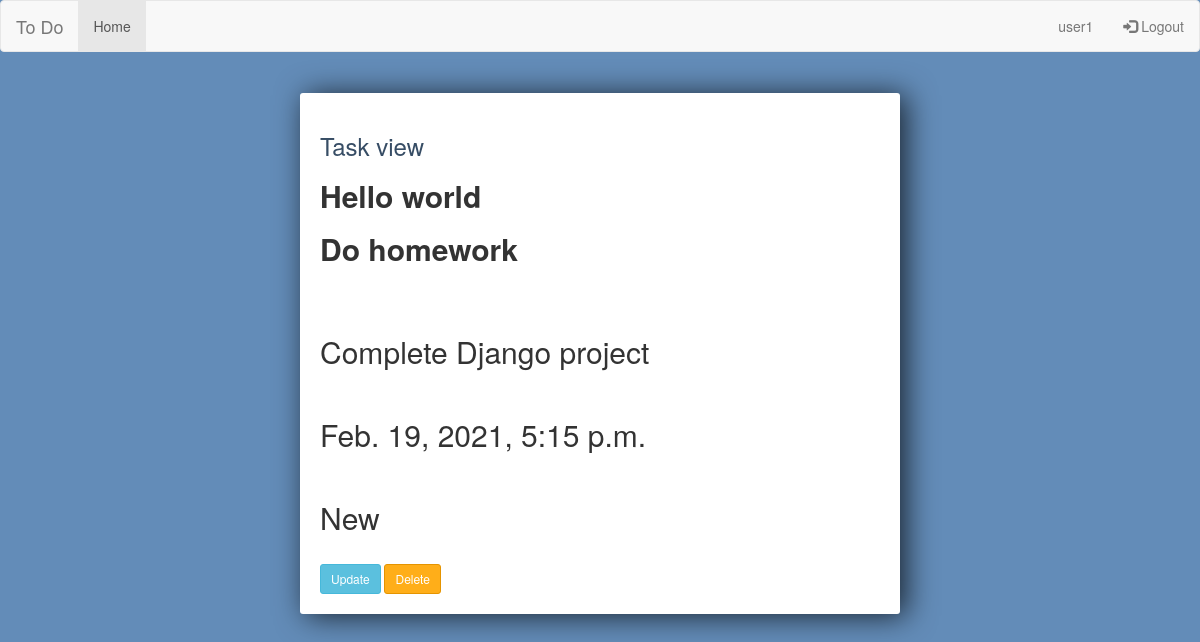
The app's page /taskview/3 (signed in) with its own data.
### to_do/models.py (models this page shows, shortened)
class Task(models.Model):
    user = models.ForeignKey(User, on_delete=models.CASCADE)
    name = models.CharField(max_length=50)
    description = models.TextField(default='Write description here.')
    date = models.DateTimeField(auto_now=True)
    status = models.IntegerField(choices=STATUS_CHOICES, default=0)

### to_do/views.py (the view)
# urls.py: path('taskview/<int:pk>', views.TaskView.as_view(), name='TaskView'),
class TaskView(LoginRequiredMixin, DetailView):
    model = Task
    template_name = "to_do/task_view.html"
    def get_context_data(self, **kwargs):
        context = super().get_context_data(**kwargs)
        context['data'] = "Hello world"
        return context

### to_do/templates/to_do/task_view.html
{% extends "to_do/base.html" %}
{% block content %}
<div class="todo-list">
	<h3>Task view</h3>
		<h2><strong>{{ data }}</strong></h2>
		<h2><strong>{{ task.name }}</strong></h2>
		<br>
		<br>
		<h2>{{ task.description }}</h2>
		<br>
		<h2>{{ task.date }}</h2>
		<br>
		<h2>{{ task.get_status_display }}</h2>
		<br>
	<a class="btn btn-sm btn-info" href="{% url 'TaskUpdate' task.id %}">Update</a>
		<a class="btn btn-sm btn-danger" href="{% url 'TaskDelete' task.id %}">Delete</a>
</div>
{% endblock content%}

### to_do/templates/to_do/base.html (shortened to what this page needs)
{% load static %}
<!DOCTYPE html>
<html lang="en">
<head>
    <link rel="stylesheet" href="https://maxcdn.bootstrapcdn.com/bootstrap/3.4.1/css/bootstrap.min.css">
    <link rel="stylesheet" href="{% static 'css/main.css' %}">
</head>
<nav class="navbar navbar-default">
  <div class="container-fluid">
    <div class="navbar-header">
      <a class="navbar-brand" href="#">To Do</a>
    </div>
    <ul class="nav navbar-nav">
      <li class="active"><a href="{% url 'Home' %}">Home</a></li>
    </ul>
    <ul class="nav navbar-nav navbar-right">
        {% if request.user.is_authenticated %}
        <li><a href="{% url 'ProfilePage' %}">{{ request.user.username }}</a></li>
        <li><a href="{% url 'LogOut' %}"><span class="glyphicon glyphicon-log-in"></span> Logout</a></li>
        {% else %}
        <li><a href="{% url 'CreateUser' %}"><span class="glyphicon glyphicon-user"></span> Sign Up</a></li>
        <li><a href="{% url 'LogIn' %}"><span class="glyphicon glyphicon-log-in"></span> Login</a></li>
        {% endif %}
    </ul>
  </div>
</nav>
      <div class="row">
        <div class="col-md-12">
        </div>
      </div>
<body>
<div class="center-column">
    {% block content %}
    {% endblock content %}
    </div>
</body>
</html>

### to_do/static/css/main.css (style rules this page uses)
h3 { color: #374d65; }
body { background-color: #638CB8; }
.center-column { width:600px; margin: 20px auto; padding:20px; background-color: #fff; border-radius: 3px; box-shadow: 6px 2px 30px 0px rgba(0,0,0,0.75); }
.btn-danger { background-color: #ffae19; border-color: #e59400; }
a { color: white; }

### records on screen
Task: name "Do homework", description "Complete Django project", date "Feb. 19, 2021, 5:15 p.m.", status "New"

### other values on screen
{{ request.user.username }} "user1"
{{ data }} "Hello world"
